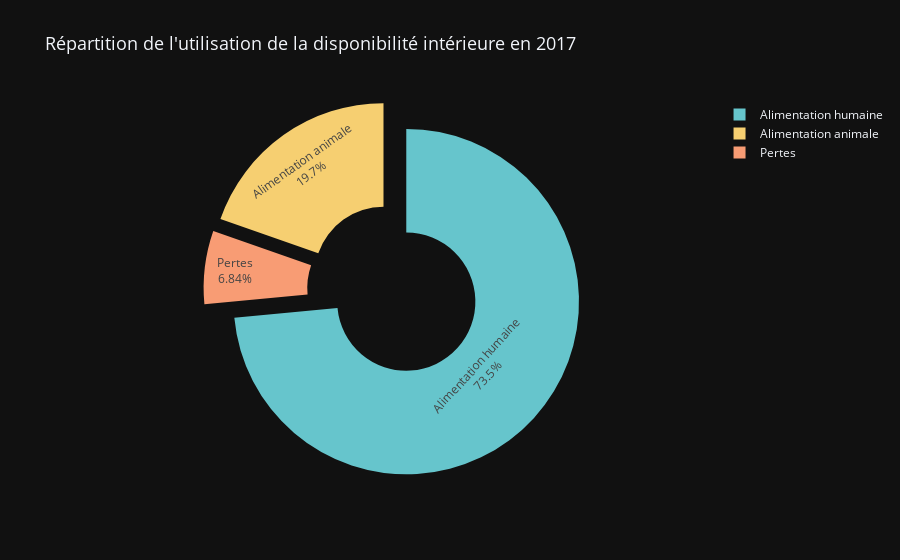

Notebook code for this chart:
### Code cell
# Création du graphique donut chart avec Plotly Express
fig = px.pie(
    proportions_df,
    names='Type',  # Utilisation de la colonne 'Type' pour les noms
    values='Proportion',  # Utilisation de la colonne 'Proportion' pour les valeurs
    title="Répartition de l'utilisation de la disponibilité intérieure en 2017",
    color_discrete_sequence=px.colors.qualitative.Pastel,
    hole=0.4  # Taille de la trouée au milieu du graphique (entre 0 et 1)
)

# Mise en forme des tracés (slices) du graphique
fig.update_traces(textinfo='percent+label', pull=[0.1, 0.1, 0.1, 0.1, 0.1])

# Mise en forme de la mise en page (layout) de la figure
fig.update_layout(
    title={'text': "Répartition de l'utilisation de la disponibilité intérieure en 2017", 'font': {'size': 18}},
    template='plotly_dark'
)

# Afficher l'image dynamique
fig.show()
# Redimensionner l'image 
fig.update_layout(width=1240)
# Enregistrer en tant qu'image
fig.write_image("figure/5.png")
# Afficher l'image sur le depot Github
display(Image(filename="figure/5.png"))

### Figure 1 — Plotly figure (JSON) as saved in the notebook; plotly's stock layout.template omitted (floating-point values rounded to 4 significant figures)
{"data": [{"domain": {"x": [0, 1], "y": [0, 1]}, "hole": 0.4, "hovertemplate": "Type=%{label}<br>Proportion=%{value}<extra></extra>", "labels": ["Alimentation humaine", "Alimentation animale", "Pertes"], "legendgroup": "", "name": "", "pull": [0.1, 0.1, 0.1, 0.1, 0.1], "showlegend": true, "textinfo": "percent+label", "type": "pie", "values": [49.51, 13.24, 4.61]}], "layout": {"legend": {"tracegroupgap": 0}, "piecolorway": ["rgb(102, 197, 204)", "rgb(246, 207, 113)", "rgb(248, 156, 116)", "rgb(220, 176, 242)", "rgb(135, 197, 95)", "rgb(158, 185, 243)", "rgb(254, 136, 177)", "rgb(201, 219, 116)", "rgb(139, 224, 164)", "rgb(180, 151, 231)", "rgb(179, 179, 179)"], "title": {"font": {"size": 18}, "text": "Répartition de l'utilisation de la disponibilité intérieure en 2017"}}}
